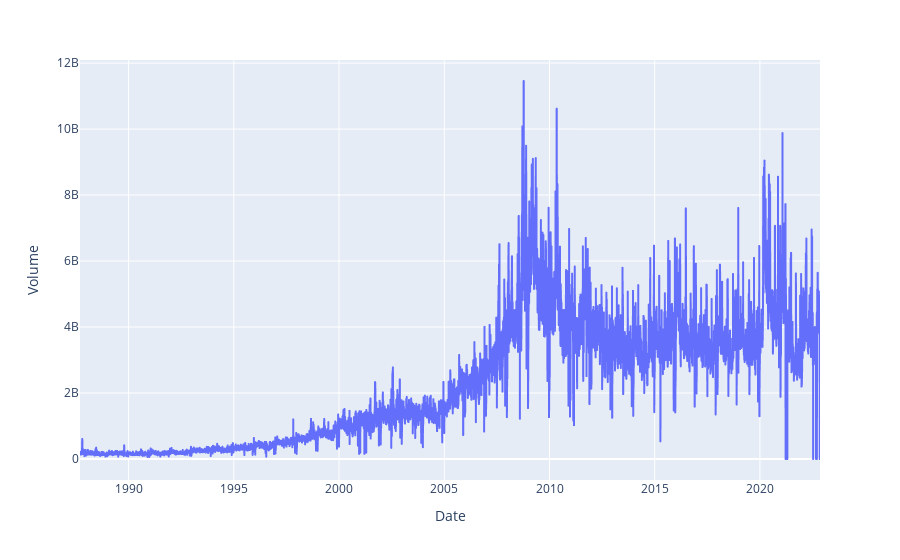

Write notebook code for a chart like this one.
### Code cell
fig = px.line(Russdf, x='Date', y="Volume")
fig.show()

### Figure 1 — Plotly figure (JSON) as saved in the notebook; plotly's stock layout.template omitted (floating-point values rounded to 4 significant figures; data arrays with more than 128 entries replaced by an {"elided": "..."} marker saying what was removed)
{"data": [{"hovertemplate": "Date=%{x}<br>Volume=%{y}<extra></extra>", "legendgroup": "", "line": {"color": "#636efa", "dash": "solid"}, "marker": {"symbol": "circle"}, "mode": "lines", "name": "", "showlegend": false, "type": "scattergl", "x": {"elided": "8864 str values"}, "xaxis": "x", "y": {"elided": "8864 int values"}, "yaxis": "y"}], "layout": {"legend": {"tracegroupgap": 0}, "margin": {"t": 60}, "xaxis": {"anchor": "y", "domain": [0, 1], "title": {"text": "Date"}}, "yaxis": {"anchor": "x", "domain": [0, 1], "title": {"text": "Volume"}}}}
